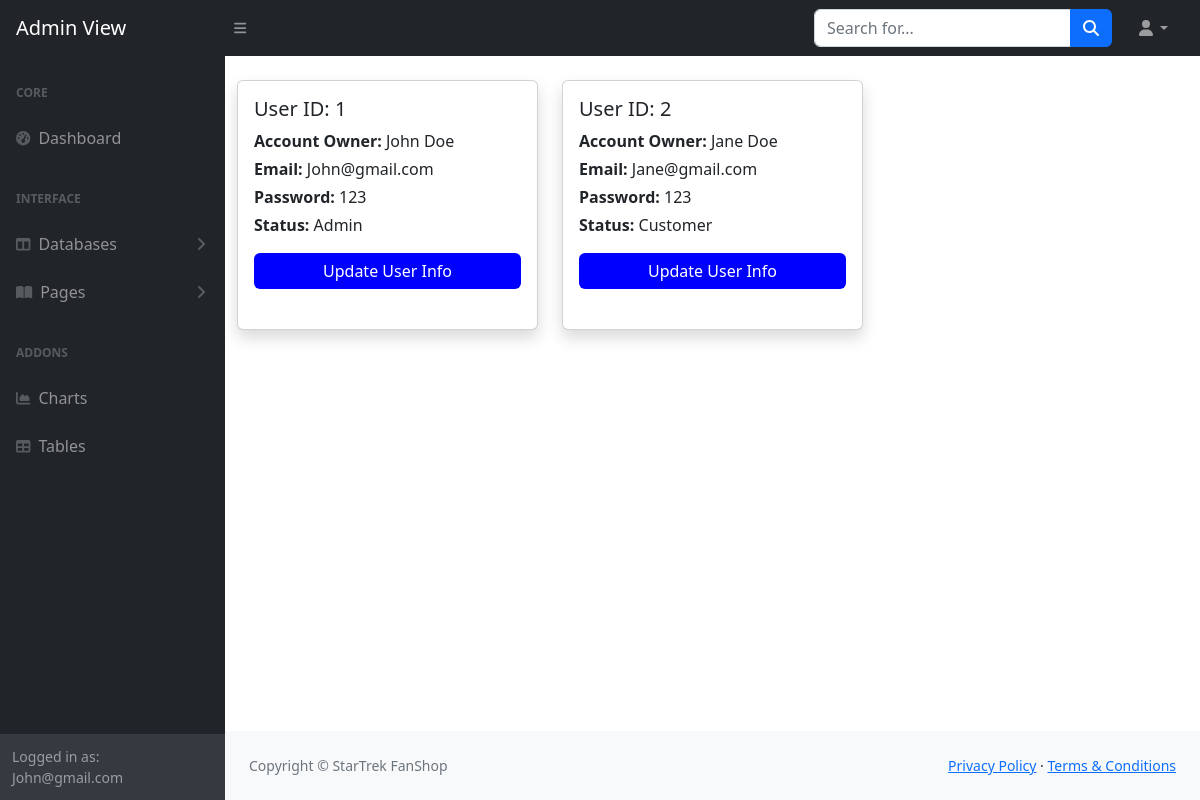
Page /manage_users (signed in) on the committed database.
### tables this page shows
CREATE TABLE users (
        userID INTEGER PRIMARY KEY AUTOINCREMENT,
        firstName TEXT NOT NULL,
        lastName TEXT NOT NULL,
        userEmail TEXT NOT NULL,
        userPassword TEXT NOT NULL,
        isManager BOOLEAN
    );

### app.py (the view)
@app.route('/manage_users', methods=['GET', 'POST'])
def user_management():
    userService = UserService()
    users = userService.get_all_users()
    return render_template('user_management.html', users=users)

### dao/userDAO.py (called while the page is built)
    def get_all_users(self):
        sql = '''SELECT * FROM users '''
        cursor = self.conn.execute(sql)
        row = cursor.fetchall()
        users = []
        if row:
            for row in row:
                user = User(*row)  # Assuming the Product constructor takes the values in the row
                users.append(user)
        return users

### services/UserService.py (called while the page is built)
    def get_all_users(self):
        return self.userDAO.get_all_users()

### templates/user_management.html (shortened to what this page needs)
<!DOCTYPE html>
<html lang="en">
    <head>
        <link href="https://cdn.jsdelivr.net/npm/simple-datatables@7.1.2/dist/style.min.css" rel="stylesheet" />
        <link href="{{ url_for('static', filename='css/styles_admin.css') }}" rel="stylesheet" />
    </head>
    <body class="sb-nav-fixed">
        <nav class="sb-topnav navbar navbar-expand navbar-dark bg-dark">
            <a class="navbar-brand ps-3" href="index.html">Admin View</a>
            <button class="btn btn-link btn-sm order-1 order-lg-0 me-4 me-lg-0" id="sidebarToggle" href="#!"><i class="fas fa-bars"></i></button>
            <form class="d-none d-md-inline-block form-inline ms-auto me-0 me-md-3 my-2 my-md-0">
                <div class="input-group">
                    <input class="form-control" type="text" placeholder="Search for..." aria-label="Search for..." aria-describedby="btnNavbarSearch" />
                    <button class="btn btn-primary" id="btnNavbarSearch" type="button"><i class="fas fa-search"></i></button>
                </div>
            </form>
            <ul class="navbar-nav ms-auto ms-md-0 me-3 me-lg-4">
                <li class="nav-item dropdown">
                    <a class="nav-link dropdown-toggle" id="navbarDropdown" href="#" role="button" data-bs-toggle="dropdown" aria-expanded="false"><i class="fas fa-user fa-fw"></i></a>
                </li>
            </ul>
        </nav>
        <div id="layoutSidenav">
            <div id="layoutSidenav_nav">
                <nav class="sb-sidenav accordion sb-sidenav-dark" id="sidenavAccordion">
                    <div class="sb-sidenav-menu">
                        <div class="nav">
                            <div class="sb-sidenav-menu-heading">Core</div>
                            <a class="nav-link" href={{url_for('admin_page') }}
>
                                <div class="sb-nav-link-icon"><i class="fas fa-tachometer-alt"></i></div>
                                Dashboard
                            </a>
                            <div class="sb-sidenav-menu-heading">Interface</div>
                            <a class="nav-link collapsed" href="#" data-bs-toggle="collapse" data-bs-target="#collapseLayouts" aria-expanded="false" aria-controls="collapseLayouts">
                                <div class="sb-nav-link-icon"><i class="fas fa-columns"></i></div>
                                Databases
                                <div class="sb-sidenav-collapse-arrow"><i class="fas fa-angle-down"></i></div>
                            </a>
                            <a class="nav-link collapsed" href="#" data-bs-toggle="collapse" data-bs-target="#collapsePages" aria-expanded="false" aria-controls="collapsePages">
                                <div class="sb-nav-link-icon"><i class="fas fa-book-open"></i></div>
                                Pages
                                <div class="sb-sidenav-collapse-arrow"><i class="fas fa-angle-down"></i></div>
                            </a>
                            <div class="sb-sidenav-menu-heading">Addons</div>
                            <a class="nav-link" href="">
                                <div class="sb-nav-link-icon"><i class="fas fa-chart-area"></i></div>
                                Charts
                            </a>
                            <a class="nav-link" href="">
                                <div class="sb-nav-link-icon"><i class="fas fa-table"></i></div>
                                Tables
                            </a>
                        </div>
                    </div>
                    <div class="sb-sidenav-footer">
                        <div class="small">Logged in as: {{session['session_user']}}</div>
                    </div>
                </nav>
            </div>
            <div id="layoutSidenav_content">
            <main>
            <div class="container mt-4">
    <div class="row">
        {% for user in users %}
        <div class="col-md-4 mb-3">
            <div class="card p-3 shadow">
                <h5 class="card-title">User ID: {{ user.userID }}</h5>
                <p class="mb-1"><strong>Account Owner:</strong> {{ user.firstName }} {{ user.lastName }}</p>
                <p class="mb-1"><strong>Email:</strong> {{ user.userEmail }}</p>
                <p class="mb-1"><strong>Password:</strong> {{ user.userPassword }}</p>
                <p class="mb-3"><strong>Status:</strong> {{ "Admin" if user.isManager else "Customer" }}</p>
                <a class="btn btn-outline-dark mt-auto" style="background-color: blue; color: white; border: none;" href="{{ url_for('manage_user', userID=user.userID) }}">Update User Info</a>
                <br>
            </div>
        </div>
        {% endfor %}
    </div>
</div>
            </main>
                <footer class="py-4 bg-light mt-auto">
                    <div class="container-fluid px-4">
                        <div class="d-flex align-items-center justify-content-between small">
                            <div class="text-muted">Copyright &copy; StarTrek FanShop</div>
                            <div>
                                <a href="#">Privacy Policy</a>
                                &middot;
                                <a href="#">Terms &amp; Conditions</a>
                            </div>
                        </div>
                    </div>
                </footer>
            </div>
        </div>
    </body>
</html>

### rows in the picture
users: session_user "John@gmail.com", userID "1", firstName "John", lastName "Doe", userEmail "John@gmail.com", userPassword "123", isManager "Admin"
users: userID "2", firstName "Jane", lastName "Doe", userEmail "Jane@gmail.com", userPassword "123", isManager "Customer"
